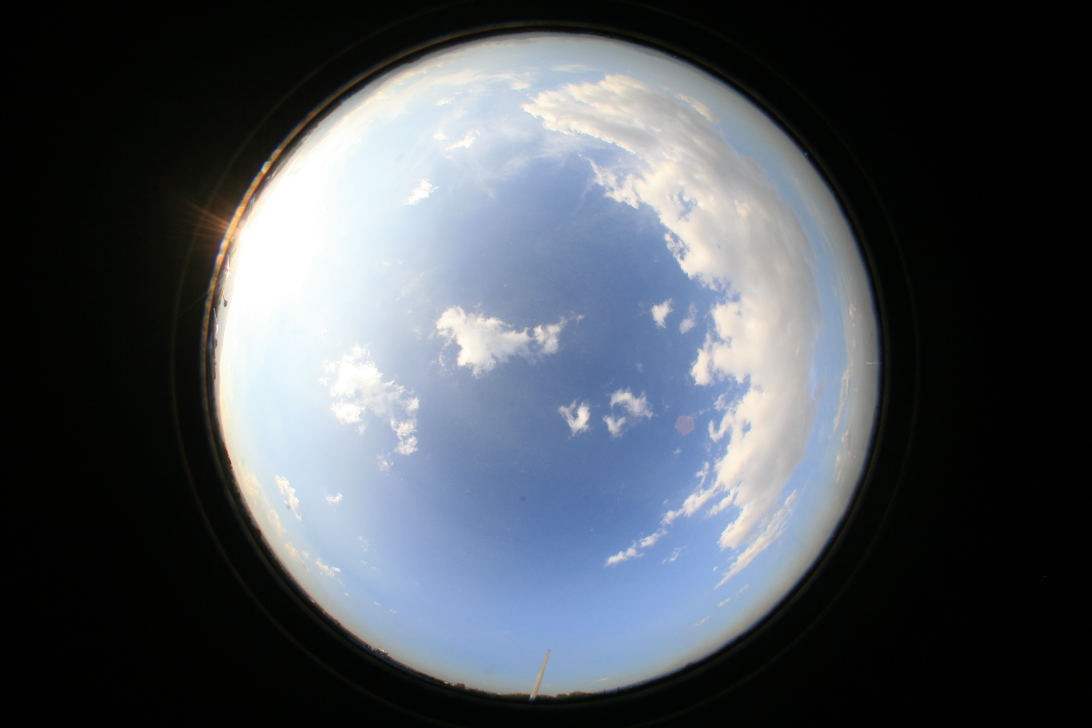
#> input picture data/sample_images/11841.JPG, 4368 x 2912 px, found by its file name (shown at 1/4 size)
$ python image_filters.py
#> lines starting #> are read from the running program, lines starting #| are printed output that depends on the picture; after the words box and inside, x2 and y2 are one past the last pixel; in counts of white or black regions, pixels touching at a corner belong together
### cloudcoverindex/filters.py
from PIL import Image, ImageFilter


def mask_filter(image, mask, downscale_factor=1):
    """Applies a transparency mask to the given image.
    This method applies a transparency mask over an RGB
    image returning an RGBA image where its alpha channel
    are the values of the mask channel.
    Requires the mask to be a one channel image.

    :param image: An image, must be in RGB mode. If image size is bigger than mask size the image is cropped
    :param mask: An image, must have only one band/channel. Width and height of mask must not exceed image dimensions
    :param downscale_factor: An optional factor to downscale the image.
    :type downscale_factor: int
    :return: An image in RGBA mode, keeping RGB values from image and adding mask as the A channel.
    """
    if image is None:
        raise TypeError("Invalid None type argument")
    if mask is None:
        raise TypeError("Invalid None type argument")
    if mask.size[0] > image.size[0] or mask.size[1] > image.size[1]:
        raise ValueError("Both width and height of mask must be smaller than width and height of image")
    if image.mode != "RGB":
        raise ValueError("Only RGB images are supported")
    if len(mask.getbands()) != 1:
        raise ValueError("Mask must have only one channel")
    if downscale_factor < 1:
        raise ValueError("Downscale factor must be grater than 1")

    # Crop the image if bigger
    if image.size[0] > mask.size[0] or image.size[1] > mask.size[1]:
        image = __crop_borders(image, mask.size)

    # Downscale both image and mask
    if downscale_factor != 1:
        image = image.resize((image.size[0] // downscale_factor, image.size[1] // downscale_factor), Image.LANCZOS)
        mask = mask.resize((mask.size[0] // downscale_factor, mask.size[1] // downscale_factor), Image.LANCZOS)

    return Image.merge("RGBA", image.split() + mask.split())


def __crop_borders(image, new_size):
    width = image.size[0]
    height = image.size[1]
    new_width = new_size[0]
    new_height = new_size[1]

    # Otherwise there is no point in calling this method
    assert width > new_width or height > new_height

    new_upper_left_corner = [(width - new_width) // 2, (height - new_height) // 2]
    new_lower_right_corner = [new_upper_left_corner[0] + new_width, new_upper_left_corner[1] + new_height]
    return image.crop(new_upper_left_corner + new_lower_right_corner)


def red_blue_filter(image):
    """Applies an R/B filter to each pixel in the image
    Applies a pixel wise filter to the provided image:
    Converts a pixel to white if the Red/Blue component ratio
    is bigger than 0.95, otherwise converts the pixel to black.
    For the pixel is transparent the resulting greyscale band value will be 0.
    Requires The image to be in RGBA mode.

    :param image: An image.
    :return: An LA image( greyscale with alpha channel).
    """
    if image is None:
        raise TypeError("Invalid None type argument")
    if image.mode != "RGBA":
        raise ValueError("Only RGBA images are supported")

    width, height = image.size

    img_pixels = image.load()
    # Single band image for storing the computed filter values for each pixel
    greyscale_band = Image.new("L", image.size, color=0)
    greyscale_band_pixels = greyscale_band.load()
    for x in range(width):
        for y in range(height):
            greyscale_band_pixels[x, y] = __red_blue_pixel_filter(img_pixels[x, y])

    # Return the result of merging the computed greyscale image with the original alpha channel.
    return Image.merge("LA", (greyscale_band, image.split()[3]))


def __red_blue_pixel_filter(pixel):
    """This method applies the filter defined above to a pixel
    Returns an int value (255 or 0) as the result of applying the filter
    to teh pixel. If the received pixel is transparent returns 0.
    """
    white_pixel = 255
    black_pixel = 0

    red_band_value = pixel[0]
    blue_band_value = pixel[2]
    alpha_band_value = pixel[3]

    if alpha_band_value == 0:  # transparent pixel case
        return black_pixel
    if blue_band_value == 0:  # 0 Blue component case
        return white_pixel
    if red_band_value / blue_band_value > 0.95:
        return white_pixel
    else:
        return black_pixel


def convolution_filter(image):
    """Applies a convolution filter to the provided image.
    The convolution filter is a simple mean 5x5 convolution filter but dividing the sum by 255.
    (Can be though of as counting every white pixel). Then the results are converted to binary (0, 255)
    values following the next rules.

    0 <= value <= 7 -> the returned pixel value is 0.
    7 < value <= 16 -> the returned pixel value doesnt change.
    16 < value <= 25 -> the returned pixel value is 255.

    Note that this filter is only applied to the L band of the image and in order to work properly
    the L band values must be either 0 or 255.
    Requires the image to be in mode LA.

    :param image: An Image in LA mode.
    :return: An image. The returned image contains two channels and the alpha channel remains unchanged.
    """
    if image.mode != "LA":
        raise ValueError("Only LA images allowed")

    # Initialize kernel
    kernel_size = (5, 5)
    kernel = [
        1, 1, 1, 1, 1,
        1, 1, 1, 1, 1,
        1, 1, 1, 1, 1,
        1, 1, 1, 1, 1,
        1, 1, 1, 1, 1,
    ]
    kernel_filter = ImageFilter.Kernel(kernel_size, kernel, scale=255)
    image_l_band, image_alpha_band = image.split()
    convolved_band = image_l_band.filter(kernel_filter)
    convolved_band = __select_output_pixels(image_l_band, convolved_band)
    return Image.merge("LA", (convolved_band, image_alpha_band))


def __select_output_pixels(original_band, convolved_band):
    original_pixels = original_band.load()
    convolved_pixels = convolved_band.load()

    width, height = original_band.size
    for x in range(width):
        for y in range(height):
            convolved_pixels[x, y] = __select_output_pixel(original_pixels[x, y], convolved_pixels[x, y])

    return convolved_band


def __select_output_pixel(original_pixel, convolved_pixel):
    black_pixel = 0
    white_pixel = 255

    if convolved_pixel <= 7:
        return black_pixel
    if convolved_pixel <= 16:
        return original_pixel
    return white_pixel

### scripts/image_filters.py
from PIL import Image


# Ugly hack to allow absolute import from the root folder
# whatever its name is. Please forgive the heresy.

if __name__ == "__main__" and __package__ is None:
    from sys import path
    from os.path import dirname as dir

    path.append(dir(path[0]))
    __package__ = "examples"

from cloudcoverindex import filters

image = Image.open("data/sample_images/11841.JPG")
#> image is the input picture: PIL image 4368x2912 RGB; mean R, G, B 76.5, 82.6, 89.8
mask = Image.open("data/mask-1350-sq.png")
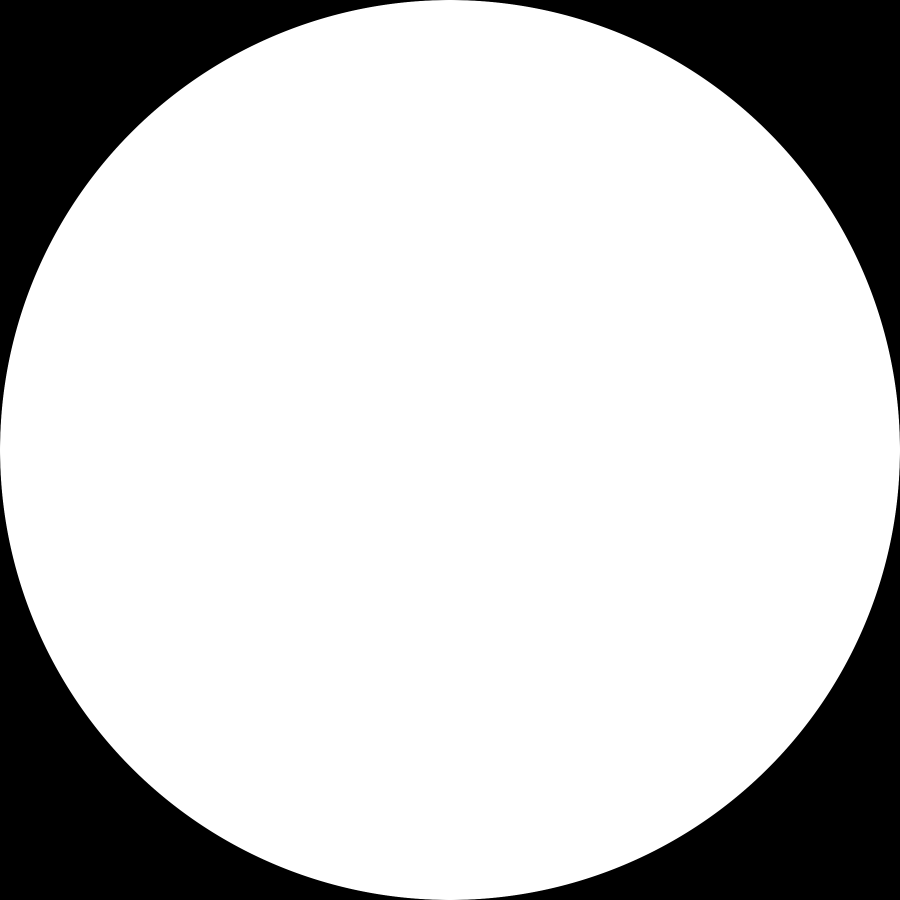
#> input picture data/mask-1350-sq.png, 2700 x 2700 px, found by its file name (shown at 1/3 size)
#> mask is the input picture: PIL image 2700x2700 L; min 0, max 255, mean 200.2

# test with resizing
mask = mask.resize((mask.size[0] // 8, mask.size[1] // 8), Image.LANCZOS)
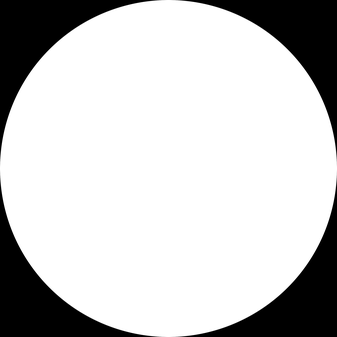
#> mask: PIL image 337x337 L; min 0, max 255, mean 200.2
image = image.resize((image.size[0] // 8, image.size[1] // 8), Image.LANCZOS)
#> image: PIL image 546x364 RGB

result = filters.mask_filter(image, mask)
#> in mask_filter, `return Image.merge("RGBA", image.split() + mask.split())`:
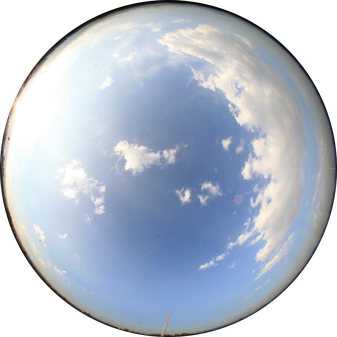
#> returned value: PIL image 337x337 RGBA; mean R, G, B, A 132, 141.8, 155.5, 200.2; transparent parts drawn white
result.show()
print(result.size)
#| (337, 337)

result_after_rb_filter = filters.red_blue_filter(result)
#> in red_blue_filter, `greyscale_band = Image.new("L", image.size, color=0)`: greyscale_band: PIL image 337x337 L; every value is 0
#> in red_blue_filter, `return Image.merge("LA", (greyscale_band, image.split()[3]))`:
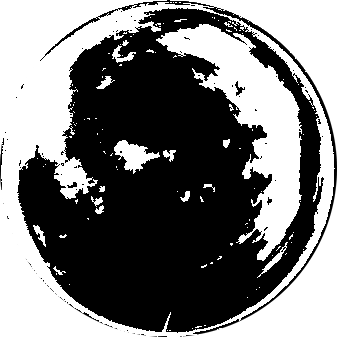
#> returned value: PIL image 337x337 LA; mean R, G, B, A 67.1, 67.1, 67.1, 200.2; transparent parts drawn white
result_after_rb_filter.show()
print(result_after_rb_filter.size)
#| (337, 337)

final_result = filters.convolution_filter(result_after_rb_filter)
#> in convolution_filter, `image_l_band, image_alpha_band = image.split()`:
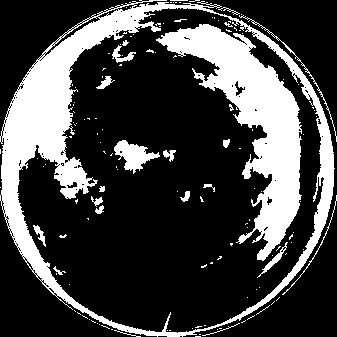
#> image_l_band: PIL image 337x337 L; 26.3% white; 139 white regions (117 under 20 px), largest, box (x1, y1, x2, y2) and area: (0, 0, 335, 337) 16002, (156, 24, 302, 261) 11308, (114, 140, 160, 174) 730
#> in convolution_filter, `convolved_band = image_l_band.filter(kernel_filter)`:
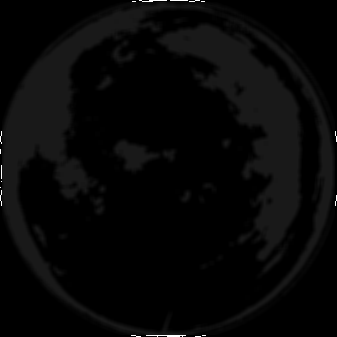
#> convolved_band: PIL image 337x337 L; min 0, max 255, mean 7
#> in convolution_filter, `convolved_band = __select_output_pixels(image_l_band, convolved_band)`:
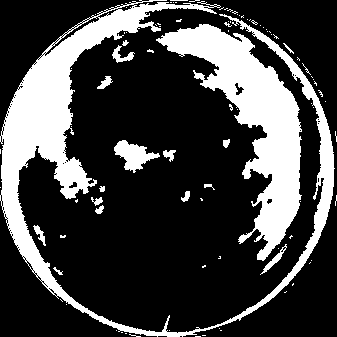
#> convolved_band: PIL image 337x337 L; 26% white; 92 white regions (75 under 20 px), largest, box (x1, y1, x2, y2) and area: (0, 0, 335, 337) 16158, (156, 24, 302, 261) 11350, (114, 140, 160, 173) 729
final_result.show()
print(final_result.size)
#| (337, 337)
